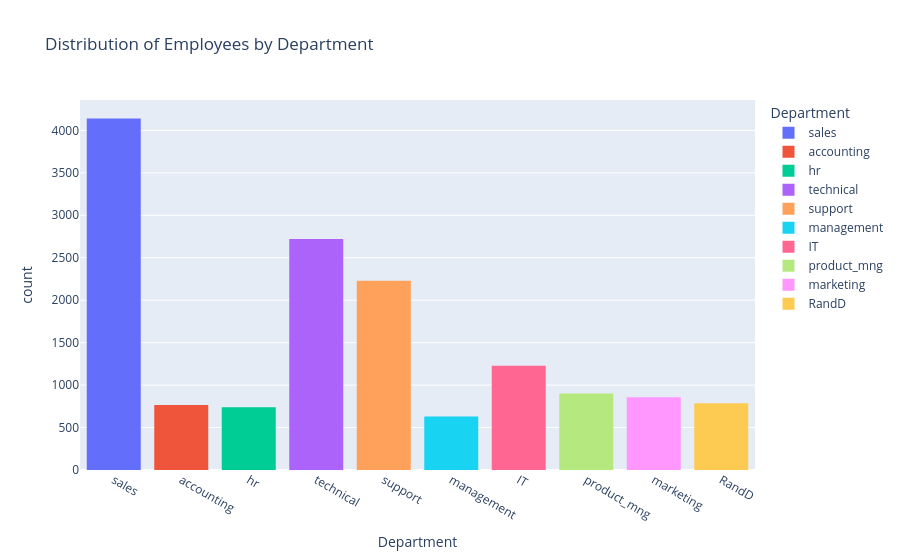

Notebook code for this chart:
### Code cell
fig=px.histogram(dff, x="Department", color="Department", title="Distribution of Employees by Department")
fig.show()

### Figure 1 — Plotly figure (JSON) as saved in the notebook; plotly's stock layout.template omitted (floating-point values rounded to 4 significant figures; data arrays with more than 128 entries replaced by an {"elided": "..."} marker saying what was removed)
{"data": [{"bingroup": "x", "hovertemplate": "Department=%{x}<br>count=%{y}<extra></extra>", "legendgroup": "sales", "marker": {"color": "#636efa", "pattern": {"shape": ""}}, "name": "sales", "orientation": "v", "showlegend": true, "type": "histogram", "x": {"elided": "4140 str values"}, "xaxis": "x", "yaxis": "y"}, {"bingroup": "x", "hovertemplate": "Department=%{x}<br>count=%{y}<extra></extra>", "legendgroup": "accounting", "marker": {"color": "#EF553B", "pattern": {"shape": ""}}, "name": "accounting", "orientation": "v", "showlegend": true, "type": "histogram", "x": {"elided": "767 str values"}, "xaxis": "x", "yaxis": "y"}, {"bingroup": "x", "hovertemplate": "Department=%{x}<br>count=%{y}<extra></extra>", "legendgroup": "hr", "marker": {"color": "#00cc96", "pattern": {"shape": ""}}, "name": "hr", "orientation": "v", "showlegend": true, "type": "histogram", "x": {"elided": "739 str values"}, "xaxis": "x", "yaxis": "y"}, {"bingroup": "x", "hovertemplate": "Department=%{x}<br>count=%{y}<extra></extra>", "legendgroup": "technical", "marker": {"color": "#ab63fa", "pattern": {"shape": ""}}, "name": "technical", "orientation": "v", "showlegend": true, "type": "histogram", "x": {"elided": "2720 str values"}, "xaxis": "x", "yaxis": "y"}, {"bingroup": "x", "hovertemplate": "Department=%{x}<br>count=%{y}<extra></extra>", "legendgroup": "support", "marker": {"color": "#FFA15A", "pattern": {"shape": ""}}, "name": "support", "orientation": "v", "showlegend": true, "type": "histogram", "x": {"elided": "2229 str values"}, "xaxis": "x", "yaxis": "y"}, {"bingroup": "x", "hovertemplate": "Department=%{x}<br>count=%{y}<extra></extra>", "legendgroup": "management", "marker": {"color": "#19d3f3", "pattern": {"shape": ""}}, "name": "management", "orientation": "v", "showlegend": true, "type": "histogram", "x": {"elided": "630 str values"}, "xaxis": "x", "yaxis": "y"}, {"bingroup": "x", "hovertemplate": "Department=%{x}<br>count=%{y}<extra></extra>", "legendgroup": "IT", "marker": {"color": "#FF6692", "pattern": {"shape": ""}}, "name": "IT", "orientation": "v", "showlegend": true, "type": "histogram", "x": {"elided": "1227 str values"}, "xaxis": "x", "yaxis": "y"}, {"bingroup": "x", "hovertemplate": "Department=%{x}<br>count=%{y}<extra></extra>", "legendgroup": "product_mng", "marker": {"color": "#B6E880", "pattern": {"shape": ""}}, "name": "product_mng", "orientation": "v", "showlegend": true, "type": "histogram", "x": {"elided": "902 str values"}, "xaxis": "x", "yaxis": "y"}, {"bingroup": "x", "hovertemplate": "Department=%{x}<br>count=%{y}<extra></extra>", "legendgroup": "marketing", "marker": {"color": "#FF97FF", "pattern": {"shape": ""}}, "name": "marketing", "orientation": "v", "showlegend": true, "type": "histogram", "x": {"elided": "858 str values"}, "xaxis": "x", "yaxis": "y"}, {"bingroup": "x", "hovertemplate": "Department=%{x}<br>count=%{y}<extra></extra>", "legendgroup": "RandD", "marker": {"color": "#FECB52", "pattern": {"shape": ""}}, "name": "RandD", "orientation": "v", "showlegend": true, "type": "histogram", "x": {"elided": "787 str values"}, "xaxis": "x", "yaxis": "y"}], "layout": {"barmode": "relative", "legend": {"title": {"text": "Department"}, "tracegroupgap": 0}, "title": {"text": "Distribution of Employees by Department"}, "xaxis": {"anchor": "y", "categoryarray": ["sales", "accounting", "hr", "technical", "support", "management", "IT", "product_mng", "marketing", "RandD"], "categoryorder": "array", "domain": [0, 1], "title": {"text": "Department"}}, "yaxis": {"anchor": "x", "domain": [0, 1], "title": {"text": "count"}}}}
